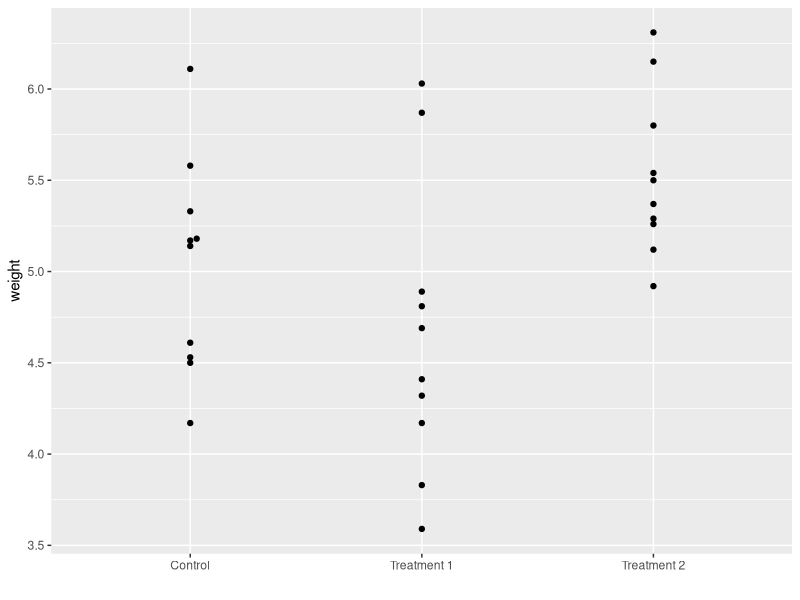
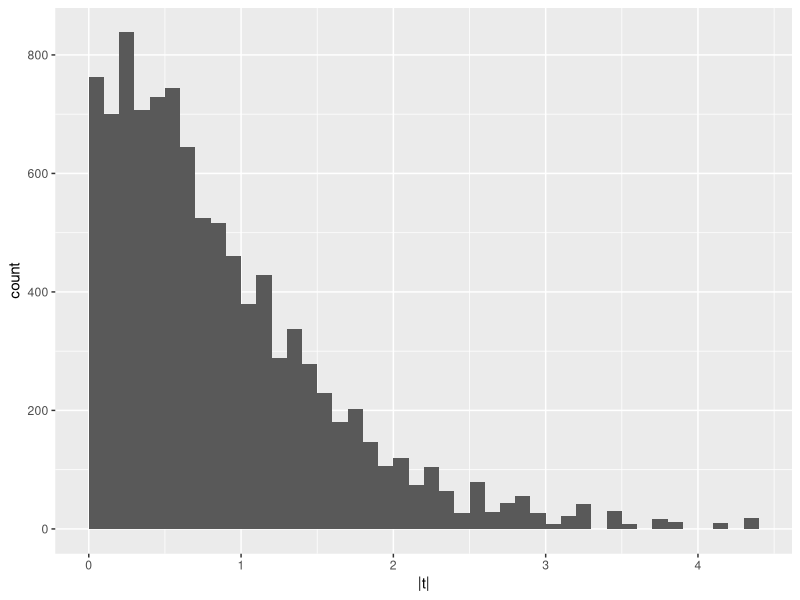
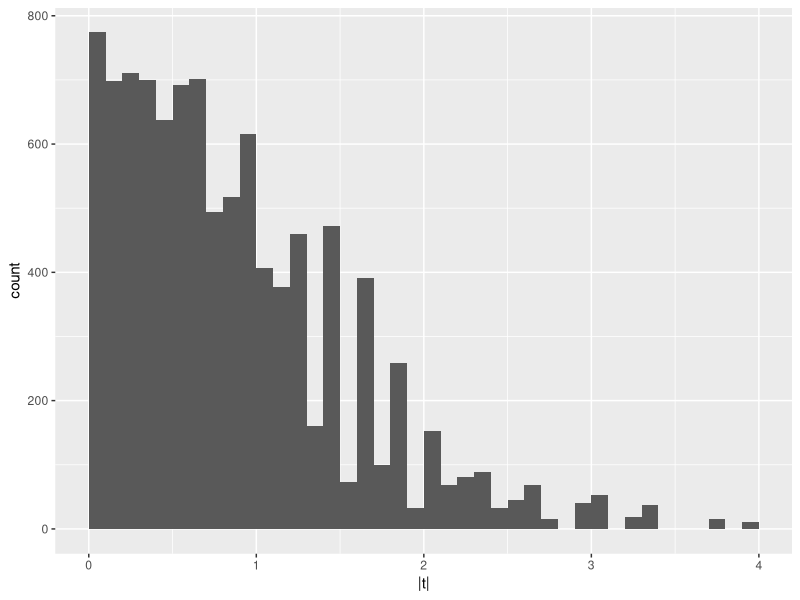

Write R code to recreate these figures, in order.
## ---- chunk 1
knitr::opts_chunk$set(echo = TRUE)
## ---- chunk 2
library(tidyverse)
library(purrr)
library(ggbeeswarm)
## ---- chunk 3
data("PlantGrowth")
head(PlantGrowth)
## ---- chunk 4
PlantGrowth %>% 
   mutate(group = fct_recode(group, 
                            Control = "ctrl", 
                            `Treatment 1` = "trt1", 
                            `Treatment 2` = "trt2")) %>% 
  ggplot(aes(x = group, y = weight)) + 
  geom_beeswarm() + 
  labs(x = "")
## ---- chunk 5
PlantGrowth %>% 
  filter(group %in% c("ctrl", "trt2")) %>% 
    t.test(weight ~ group, data  = .) 
## ---- chunk 6
library("broom")
PlantGrowth %>% 
  filter(group %in% c("ctrl", "trt2")) %>% 
  t.test(weight ~ group, data  = .) %>% 
    tidy()
## ---- chunk 7
PlantGrowth %>% 
  bind_rows(PlantGrowth) %>% # Add the duplicate of the dataset
  filter(group %in% c("ctrl", "trt2")) %>% 
  t.test(weight ~ group, data  = .) %>% 
  tidy()
## ---- chunk 8
PlantGrowth %>% 
  sample_frac(size = 0.5) %>% 
  bind_rows(., .) %>% 
  filter(group %in% c("ctrl", "trt2")) %>% 
  t.test(weight ~ group, data  = .) %>% 
  tidy()
## ---- chunk 9
pg1 <- PlantGrowth %>% 
  sample_frac(size = 0.5) 

pg1_null = with(
  dplyr::filter(pg1, group %in% c("ctrl", "trt2")),
    replicate(10000,
      abs(t.test(weight ~ sample(group))$statistic)))

ggplot(tibble(`|t|` = pg1_null), aes(x = `|t|`)) +
  geom_histogram(binwidth = 0.1, boundary = 0)
## ---- chunk 10

pg2 <- pg1 %>% 
  mutate(noise = rnorm(15, mean = 0, sd = 0.2), 
         weight = weight + noise) %>% 
  select(-noise)

pg1 %>% 
  bind_rows(pg2) %>% 
  filter(group %in% c("ctrl", "trt2")) %>% 
  t.test(weight ~ group, data  = .) %>% 
  tidy()
## ---- chunk 11
pg2_null = with(
  dplyr::filter(pg2, group %in% c("ctrl", "trt2")),
    replicate(10000,
      abs(t.test(weight ~ sample(group))$statistic)))

ggplot(tibble(`|t|` = pg2_null), aes(x = `|t|`)) +
  geom_histogram(binwidth = 0.1, boundary = 0)  #geom_vline(xintercept = abs(tt$statistic), col = "red")

#mean(abs(tt$statistic) <= abs_t_null)

## ---- chunk 12



